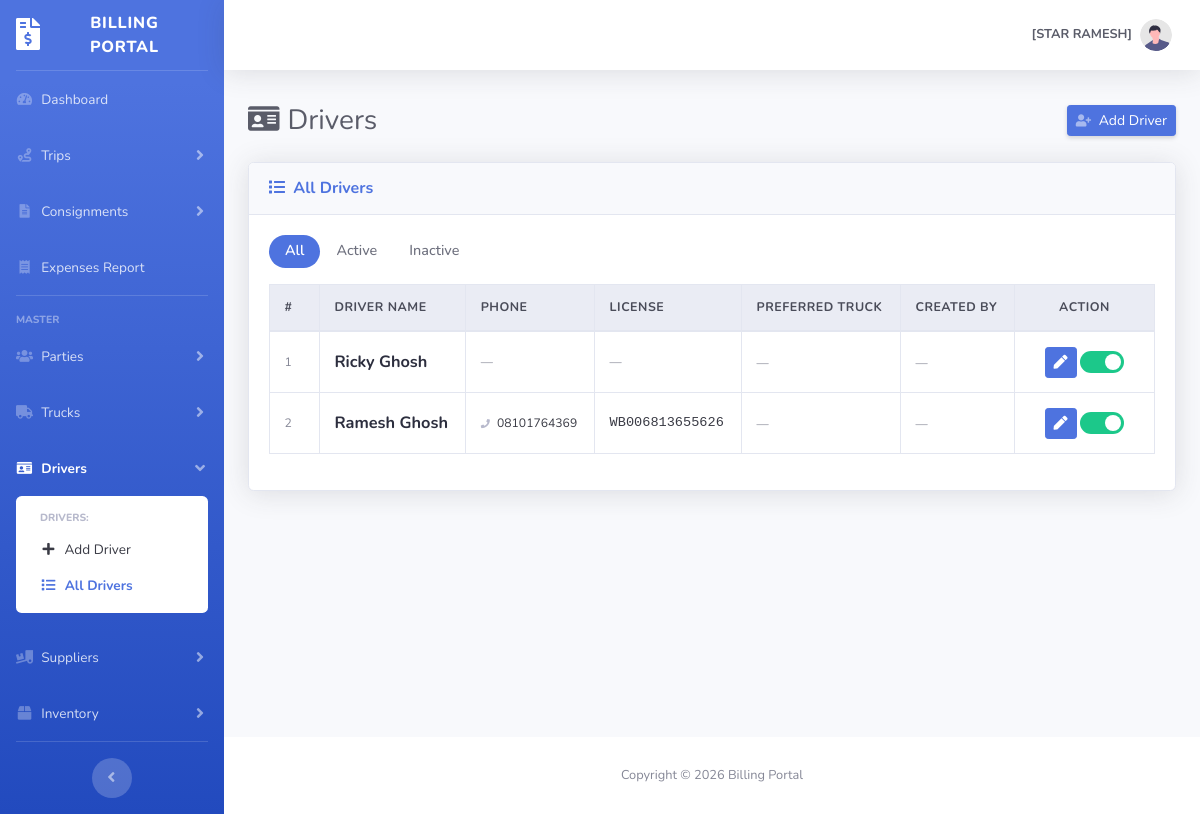
Before: /drivers-list.php (signed in) with the older database file.
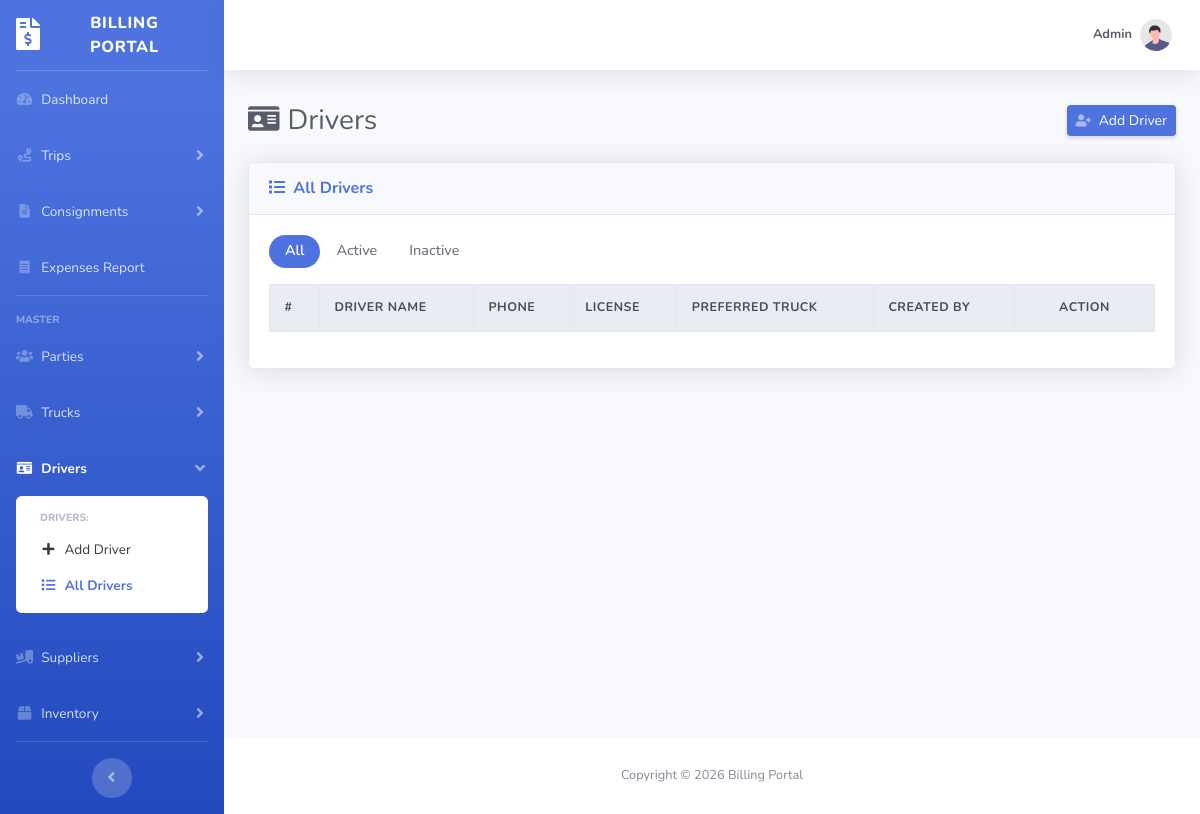
After: the same page with the newer database file.
### tables this page shows
CREATE TABLE `driver` (
  `id` int(10) UNSIGNED NOT NULL,
  `driver_name` varchar(100) NOT NULL,
  `phone` varchar(15) DEFAULT NULL,
  `license_no` varchar(30) DEFAULT NULL,
  `license_expiry` date DEFAULT NULL,
  `address` varchar(255) DEFAULT NULL,
  `city` varchar(50) DEFAULT NULL,
  `state` varchar(50) DEFAULT NULL,
  `pincode` char(6) DEFAULT NULL,
  `preferred_lorry_id` int(11) DEFAULT NULL,
  `active` tinyint(1) NOT NULL DEFAULT 1,
  `created_by` int(11) DEFAULT NULL,
  `created_at` datetime NOT NULL DEFAULT current_timestamp(),
  `updated_at` datetime NOT NULL DEFAULT current_timestamp() ON UPDATE current_timestamp()
);

### session.php (called while the page is built, shortened)
<?php
if (!function_exists('isAdmin')) {
    function isAdmin()
    {
        return (int) ($_SESSION['role_id'] ?? 0) === 1;
    }
}
if (!function_exists('hasPermission')) {
    function hasPermission($permKey)
    {
        if (isAdmin()) return true;
        $perms = $_SESSION['permissions'] ?? [];
        return in_array($permKey, $perms, true);
    }
}

### drivers-list.php (the view, shortened to what the changed rows need)
<?php
include 'session.php';
include 'constant.php';
$sql = "SELECT id, driver_name, phone, license_no, license_expiry,
               city, state, preferred_lorry_id, created_by, active, created_at
        FROM driver
        ORDER BY id DESC";
$result = mysqli_query($conn, $sql);
$drivers = [];
while ($row = mysqli_fetch_assoc($result)) {
    $drivers[] = $row;
}
?>
<!DOCTYPE html>
<html lang="en">
<head>
    <?php include 'layout/header.php'; ?>
    <link rel="stylesheet"
        href="https://cdn.datatables.net/1.13.7/css/dataTables.bootstrap4.min.css">
</head>
<body id="page-top">
    <div id="wrapper">
        <div id="content-wrapper" class="d-flex flex-column">
            <div id="content">
                <?php include 'layout/topbar.php'; ?>
                <div class="container-fluid">
                    <div class="d-sm-flex align-items-center justify-content-between mb-4">
                        <h1 class="h3 mb-0 text-gray-800">
                            <i class="fas fa-id-card mr-2"></i>Drivers
                        </h1>
                    </div>
                    <div class="card shadow mb-4">
                        <div class="card-body">
                            <div class="table-responsive">
                                <table class="table table-bordered table-hover"
                                    id="driversTable"
                                    width="100%"
                                    cellspacing="0">
                                    <thead class="thead-light">
                                        <tr>
                                            <th width="50">#</th>
                                            <th>Driver Name</th>
                                            <th>Phone</th>
                                            <th>License</th>
                                            <th>Preferred Truck</th>
                                            <th>Created By</th>
                                            <th width="140" class="text-center">Action</th>
                                        </tr>
                                    </thead>
                                    <tbody>
                                        <?php foreach ($drivers as $i => $row):
                                            $isActive = ((int) $row['active'] === 1);
                                        ?>
                                            <tr
                                                data-id="<?= (int) $row['id'] ?>"
                                                data-active="<?= $isActive ? '1' : '0' ?>"
                                                class="<?= $isActive ? '' : 'row-inactive' ?>">
                                                <td class="text-muted small align-middle">
                                                    <?= $i + 1 ?>
                                                </td>
                                                <td class="align-middle">
                                                    <span class="driver-name">
                                                        <?= htmlspecialchars($row['driver_name'], ENT_QUOTES, 'UTF-8') ?>
                                                    </span>
                                                </td>
                                                <td class="align-middle small driver-phone">
                                                    <?php if (!empty($row['phone'])): ?>
                                                        <i class="fas fa-phone fa-xs text-gray-500 mr-1"></i>
                                                        <a href="tel:<?= htmlspecialchars($row['phone'], ENT_QUOTES, 'UTF-8') ?>">
                                                            <?= htmlspecialchars($row['phone'], ENT_QUOTES, 'UTF-8') ?>
                                                        </a>
                                                    <?php else: ?>
                                                        <span class="text-muted">—</span>
                                                    <?php endif; ?>
                                                </td>
                                                <td class="align-middle small">
                                                    <?php if (!empty($row['license_no'])): ?>
                                                        <span class="license-code">
                                                            <?= htmlspecialchars($row['license_no'], ENT_QUOTES, 'UTF-8') ?>
                                                        </span>
                                                    <?php else: ?>
                                                        <span class="text-muted">—</span>
                                                    <?php endif; ?>
                                                </td>
                                                <td class="align-middle">
                                                    <?php if (!empty($row['preferred_lorry_number'])): ?>
                                                        <span class="truck-badge">
                                                            <?= htmlspecialchars($row['preferred_lorry_number'], ENT_QUOTES, 'UTF-8') ?>
                                                        </span>
                                                    <?php else: ?>
                                                        <span class="text-muted small">—</span>
                                                    <?php endif; ?>
                                                </td>
                                                <td class="align-middle">
                                                    <?php if (!empty($row['created_by_name'])): ?>
                                                        <span class="created-by-badge">
                                                            <?= htmlspecialchars($row['created_by_name'], ENT_QUOTES, 'UTF-8') ?>
                                                        </span>
                                                    <?php else: ?>
                                                        <span class="text-muted small">—</span>
                                                    <?php endif; ?>
                                                </td>
                                                <td class="align-middle text-center text-nowrap">
                                                    <div class="table-actions">
                                                        <?php if (hasPermission('driver.edit')): ?>
                                                            <a href="driver.php?id=<?= (int) $row['id'] ?>"
                                                                class="btn btn-sm btn-primary"
                                                                title="Edit driver">
                                                                <i class="fas fa-pen"></i>
                                                            </a>
                                                        <?php endif; ?>
                                                        <?php if (hasPermission('driver.delete')): ?>
                                                            <label class="switch mb-0"
                                                                title="<?= $isActive ? 'Mark as Inactive' : 'Mark as Active' ?>">
                                                                <span class="slider"></span>
                                                            </label>
                                                        <?php endif; ?>
                                                    </div>
                                                </td>
                                            </tr>
                                        <?php endforeach; ?>
                                    </tbody>
                                </table>
                            </div>
                        </div>
                    </div>
                </div>
            </div>
        </div>
    </div>
</body>
</html>

### layout/topbar.php (shortened to what the changed rows need)
<?php
$topbarUserName = $_SESSION['full_name'] ?? $_SESSION['username'] ?? 'User';
?>
<nav class="navbar navbar-expand navbar-light bg-white topbar mb-4 static-top shadow">
    <ul class="navbar-nav ml-auto">
        <li class="nav-item dropdown no-arrow">
            <a
                class="nav-link dropdown-toggle"
                href="#"
                id="userDropdown"
                role="button"
                data-toggle="dropdown"
                aria-haspopup="true"
                aria-expanded="false">
                <span class="mr-2 d-none d-lg-inline text-gray-600 small text-right">
                    <span class="d-block font-weight-bold text-gray-800">
                        <?= htmlspecialchars($topbarUserName, ENT_QUOTES, 'UTF-8') ?>
                    </span>
                </span>
            </a>
        </li>
    </ul>
</nav>

Changed rows visible on the page:
removed driver: driver_name "Ricky Ghosh"
removed driver: driver_name "Ramesh Ghosh", phone "08101764369", license_no "WB006813655626"
Other visible differences:
$topbarUserName: "[STAR RAMESH]" → "Admin"
